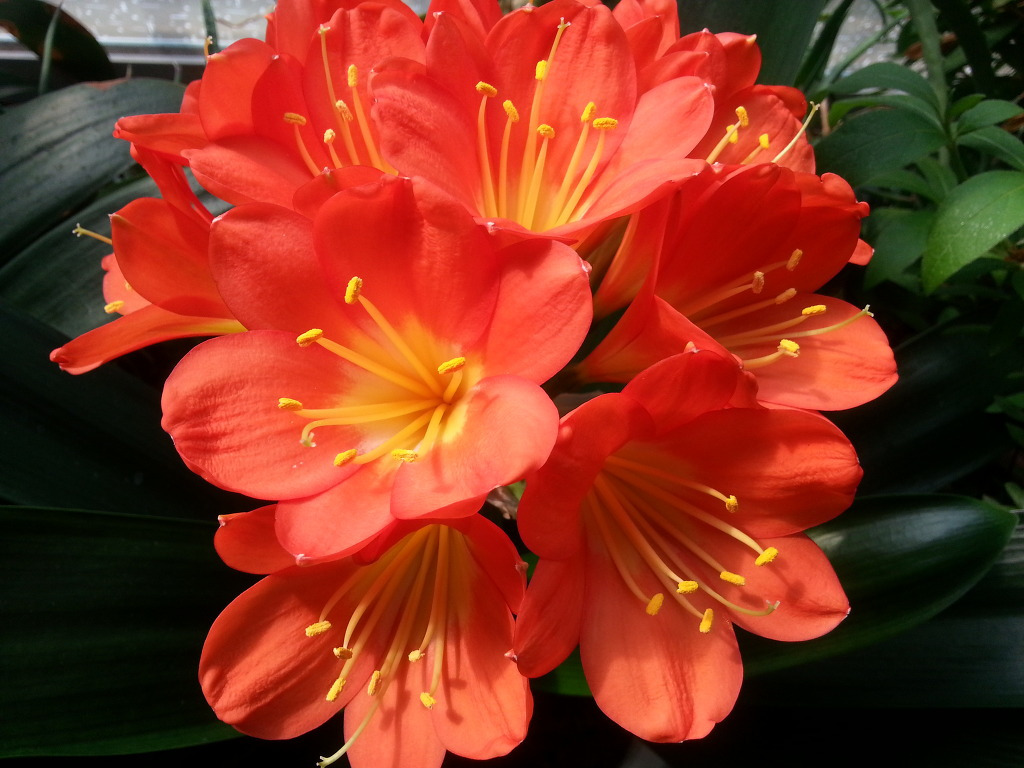
#> input picture opencv_tutorial/opencv_python_tutorials/Image_Processing/img/flower1.jpg, 1024 x 768 px
$ python histogram.py
#> lines starting #> are read from the running program, lines starting #| are printed output that depends on the picture; after the words box and inside, x2 and y2 are one past the last pixel; in counts of white or black regions, pixels touching at a corner belong together
# -*- coding: utf-8 -*-
"""
Created on Wed Apr  3 17:45:55 2019

@author: jone
"""

#%% Histogram in OpenCV
import cv2
from matplotlib import pyplot as plt

img1 = cv2.imread('img/flower1.jpg', 0)
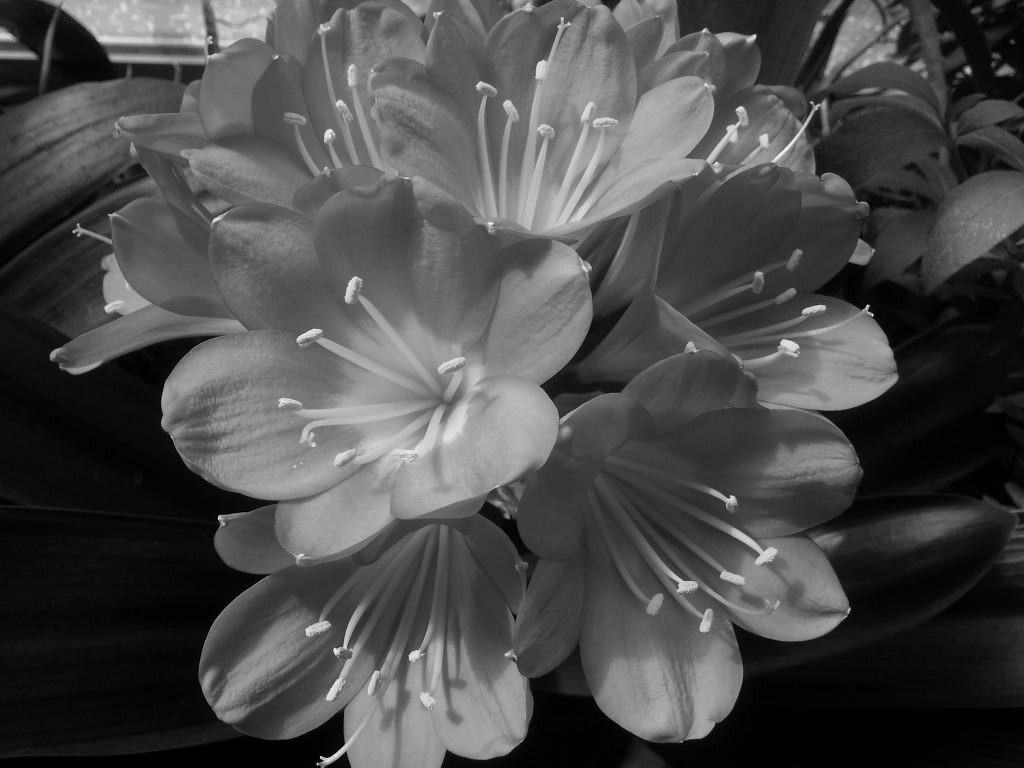
#> img1: shape (768, 1024); min 0, max 245, mean 74.8
img2 = cv2.imread('img/flower2.jpg', 0)
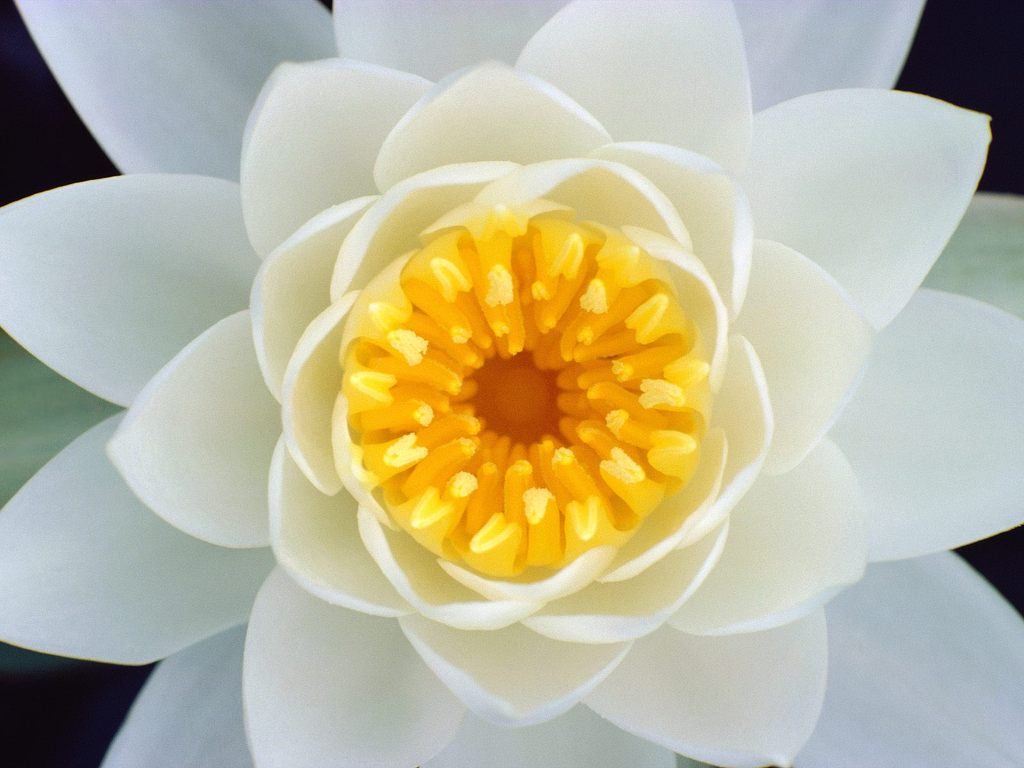
#> input picture opencv_tutorial/opencv_python_tutorials/Image_Processing/img/flower2.jpg, 1024 x 768 px
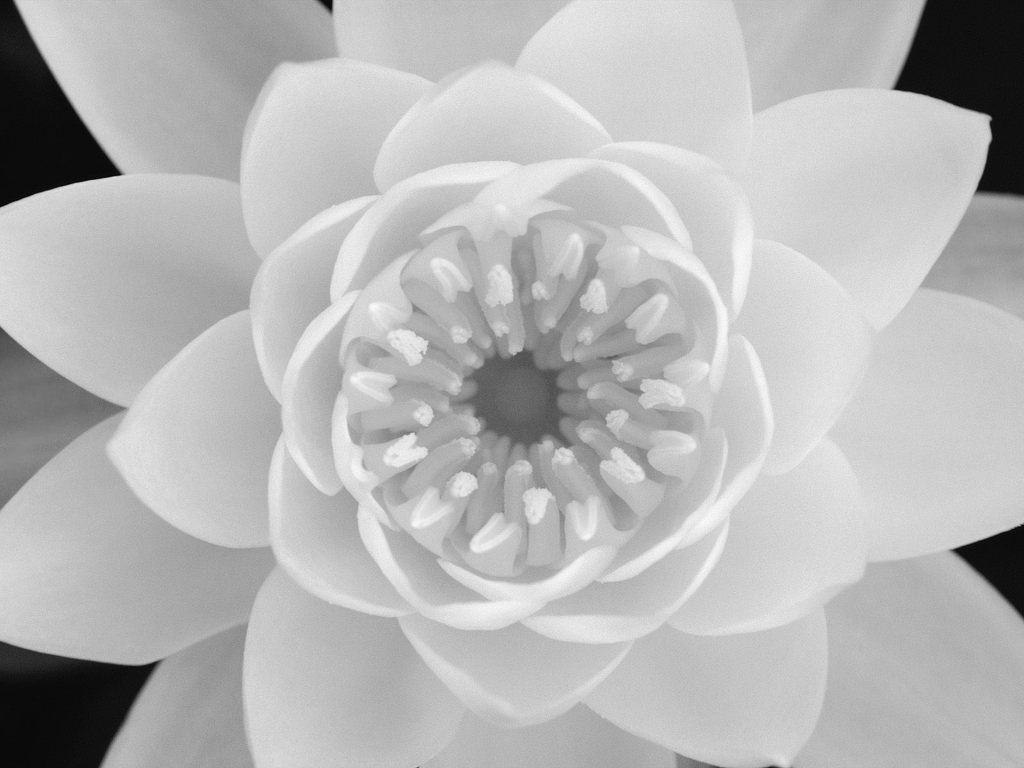
#> img2: shape (768, 1024); min 0, max 251, mean 182.4

hist1 = cv2.calcHist([img1], [0], None, [256], [0,256])
#> hist1 = 256 values, max 17528 at index 1, min 0 at index 243, mean 3072
hist2 = cv2.calcHist([img2], [0], None, [256], [0,256])
#> hist2 = 256 values, max 15380 at index 208, min 0 at index 252, mean 3072

plt.figure(figsize=[8,6])
plt.subplot(221), plt.imshow(img1, 'gray'), plt.title('Red Line')
plt.subplot(222), plt.imshow(img2, 'gray'), plt.title('Green Line')
plt.subplot(223), plt.plot(hist1, color='r'), plt.plot(hist2, color='g')
plt.xlim([0,256])
plt.show()
#> figure, not shown here; panel 3: curve peaks at x = 1, y = 17528; panel 3: curve peaks at x = 208, y = 15380

#%% Mouse Position
import cv2

def print_pos(event, x, y, flags, param):
    if event == cv2.EVENT_LBUTTONDOWN:
        print('x, y:', x, y)

img = cv2.imread('img/hand.jpg')
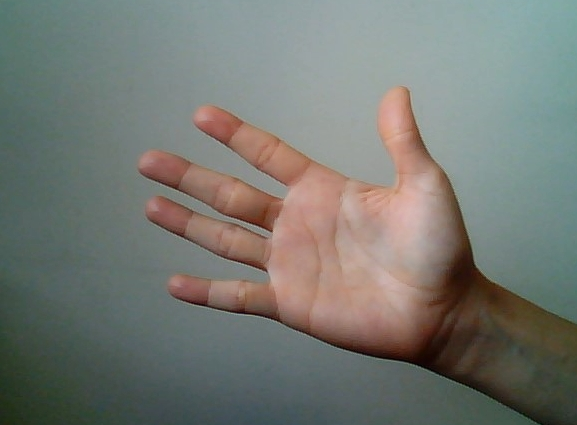
#> input picture opencv_tutorial/opencv_python_tutorials/Image_Processing/img/hand.jpg, 577 x 425 px
#> img is the input picture: shape (425, 577, 3); mean B, G, R 114.7, 120.8, 117.6
cv2.namedWindow('image')
cv2.setMouseCallback('image', print_pos)

while(1):
    cv2.imshow('image', img)
    k = cv2.waitKey(1) & 0xFF
#> (key Esc is pressed here)
    if k == 27:
        break


#%% Histogram Mask
import cv2
import numpy as np
from matplotlib import pyplot as plt

img = cv2.imread('img/hand.jpg')
img = cv2.cvtColor(img, cv2.COLOR_BGR2RGB)

# mask 생성
mask = np.zeros(img.shape[:2], np.uint8)
cv2.rectangle(mask, (150, 100), (450, 350), (255, 255, 255), -1)
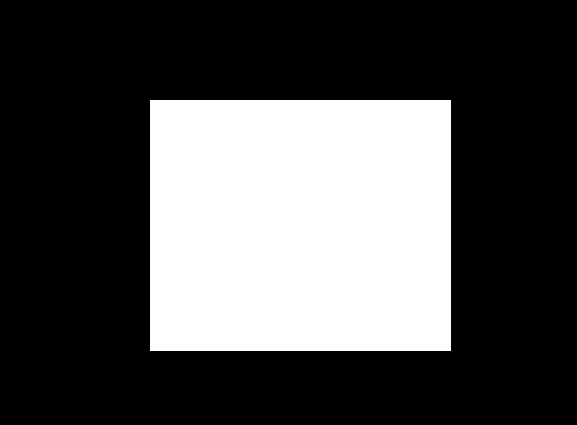
#> mask: shape (425, 577); 30.8% white; 1 white region, box (x1, y1, x2, y2) and area: (150, 100, 451, 351) 75551

# 이미지에 mask가 적용된 결과
masked_img = cv2.bitwise_and(img, img, mask=mask)
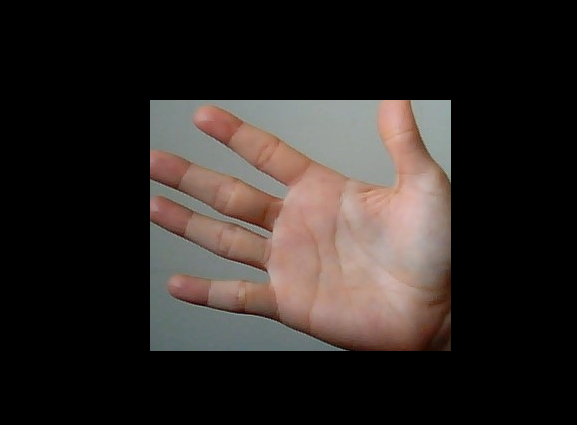
#> masked_img: shape (425, 577, 3); mean R, G, B 46, 39.5, 36.6

# 원본 이미지의 히스토그램
hist_full = cv2.calcHist([img], [1], None, [256], [0,256])
#> hist_full = 256 values, max 4761 at index 169, min 0 at index 186, mean 957.9

# mask를 적용한 히스토그램
hist_mask = cv2.calcHist([img], [1], mask, [256], [0,256])
#> hist_mask = 256 values, max 1669 at index 160, min 0 at index 186, mean 295.1

plt.figure(figsize=(8,6))

plt.subplot(221), plt.imshow(img, 'gray'), plt.title('Original Image')
plt.subplot(222), plt.imshow(mask, 'gray'), plt.title('Mask')
plt.subplot(223), plt.imshow(masked_img, 'gray'), plt.title('Masked Image')

# red는 원본 이미지 히스토그램, blue는 mask 적용된 히스토그램
plt.subplot(224), plt.title('Histogram')
plt.plot(hist_full, color='r'), plt.plot(hist_mask, color='b')
plt.xlim([0, 256])

plt.show()
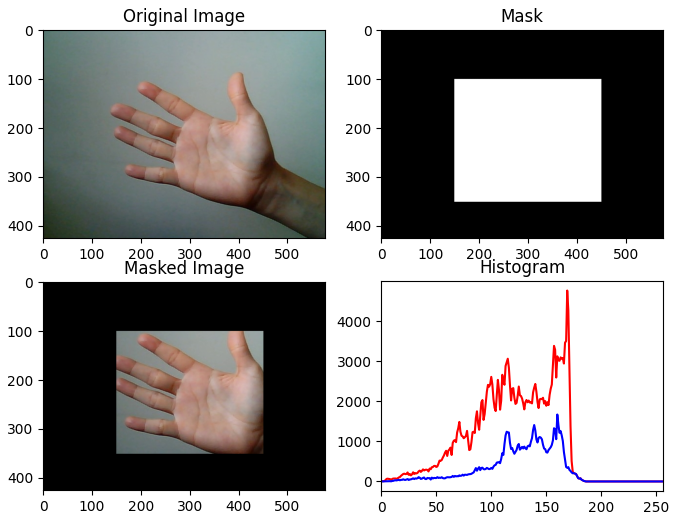
#> figure drawn by matplotlib, 4 panels; panel 4: curve peaks at x = 169, y = 4761; panel 4: curve peaks at x = 160, y = 1669
